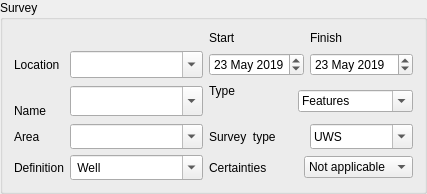
               <widget class="QgsCollapsibleGroupBox" name="groupBox">
                <property name="sizePolicy">
                 <sizepolicy hsizetype="Expanding" vsizetype="Expanding">
                  <horstretch>0</horstretch>
                  <verstretch>0</verstretch>
                 </sizepolicy>
                </property>
                <property name="title">
                 <string>Survey</string>
                </property>
                <property name="saveCollapsedState">
                 <bool>false</bool>
                </property>
                <property name="saveCheckedState">
                 <bool>true</bool>
                </property>
                <layout class="QGridLayout" name="gridLayout_6">
                 <item row="0" column="2" colspan="2">
                  <widget class="QLabel" name="label_32">
                   <property name="sizePolicy">
                    <sizepolicy hsizetype="Expanding" vsizetype="Preferred">
                     <horstretch>0</horstretch>
                     <verstretch>0</verstretch>
                    </sizepolicy>
                   </property>
                   <property name="text">
                    <string>Start</string>
                   </property>
                  </widget>
                 </item>
                 <item row="0" column="5">
                  <widget class="QLabel" name="label_33">
                   <property name="sizePolicy">
                    <sizepolicy hsizetype="Expanding" vsizetype="Preferred">
                     <horstretch>0</horstretch>
                     <verstretch>0</verstretch>
                    </sizepolicy>
                   </property>
                   <property name="text">
                    <string>Finish</string>
                   </property>
                  </widget>
                 </item>
                 <item row="1" column="0">
                  <widget class="QLabel" name="label">
                   <property name="sizePolicy">
                    <sizepolicy hsizetype="Expanding" vsizetype="Preferred">
                     <horstretch>0</horstretch>
                     <verstretch>0</verstretch>
                    </sizepolicy>
                   </property>
                   <property name="text">
                    <string>Location</string>
                   </property>
                  </widget>
                 </item>
                 <item row="1" column="1">
                  <widget class="QComboBox" name="comboBox_sito">
                   <property name="enabled">
                    <bool>true</bool>
                   </property>
                   <property name="sizePolicy">
                    <sizepolicy hsizetype="Expanding" vsizetype="Fixed">
                     <horstretch>0</horstretch>
                     <verstretch>0</verstretch>
                    </sizepolicy>
                   </property>
                   <property name="minimumSize">
                    <size>
                     <width>0</width>
                     <height>0</height>
                    </size>
                   </property>
                   <property name="maximumSize">
                    <size>
                     <width>16777215</width>
                     <height>30</height>
                    </size>
                   </property>
                   <property name="font">
                    <font>
                     <pointsize>12</pointsize>
                     <weight>75</weight>
                     <bold>true</bold>
                    </font>
                   </property>
                   <property name="mouseTracking">
                    <bool>true</bool>
                   </property>
                   <property name="whatsThis">
                    <string>&lt;html&gt;&lt;head/&gt;&lt;body&gt;&lt;p&gt;&lt;a href=&quot;https://www.youtube.com/watch?v=l1nVPHf_1wI&amp;t=50s&quot;&gt;&lt;span style=&quot; text-decoration: underline; color:#0000ff;&quot;&gt;Doc&lt;/span&gt;&lt;/a&gt;&lt;/p&gt;&lt;/body&gt;&lt;/html&gt;</string>
                   </property>
                   <property name="editable">
                    <bool>true</bool>
                   </property>
                   <property name="currentText">
                    <string/>
                   </property>
                   <property name="maxVisibleItems">
                    <number>99999</number>
                   </property>
                   <property name="maxCount">
                    <number>2147483647</number>
                   </property>
                  </widget>
                 </item>
                 <item row="1" column="2" colspan="3">
                  <widget class="QDateEdit" name="dateEdit">
                   <property name="sizePolicy">
                    <sizepolicy hsizetype="Expanding" vsizetype="Fixed">
                     <horstretch>0</horstretch>
                     <verstretch>0</verstretch>
                    </sizepolicy>
                   </property>
                   <property name="dateTime">
                    <datetime>
                     <hour>0</hour>
                     <minute>0</minute>
                     <second>0</second>
                     <year>2019</year>
                     <month>5</month>
                     <day>23</day>
                    </datetime>
                   </property>
                  </widget>
                 </item>
                 <item row="1" column="5">
                  <widget class="QDateEdit" name="dateEdit_3">
                   <property name="sizePolicy">
                    <sizepolicy hsizetype="Expanding" vsizetype="Fixed">
                     <horstretch>0</horstretch>
                     <verstretch>0</verstretch>
                    </sizepolicy>
                   </property>
                   <property name="dateTime">
                    <datetime>
                     <hour>0</hour>
                     <minute>0</minute>
                     <second>0</second>
                     <year>2019</year>
                     <month>5</month>
                     <day>23</day>
                    </datetime>
                   </property>
                  </widget>
                 </item>
                 <item row="2" column="1" rowspan="2">
                  <widget class="QComboBox" name="comboBox_location">
                   <property name="enabled">
                    <bool>true</bool>
                   </property>
                   <property name="sizePolicy">
                    <sizepolicy hsizetype="Expanding" vsizetype="Fixed">
                     <horstretch>0</horstretch>
                     <verstretch>0</verstretch>
                    </sizepolicy>
                   </property>
                   <property name="minimumSize">
                    <size>
                     <width>0</width>
                     <height>0</height>
                    </size>
                   </property>
                   <property name="maximumSize">
                    <size>
                     <width>16777215</width>
                     <height>30</height>
                    </size>
                   </property>
                   <property name="font">
                    <font>
                     <pointsize>12</pointsize>
                     <weight>75</weight>
                     <bold>true</bold>
                    </font>
                   </property>
                   <property name="mouseTracking">
                    <bool>true</bool>
                   </property>
                   <property name="whatsThis">
                    <string>&lt;html&gt;&lt;head/&gt;&lt;body&gt;&lt;p&gt;&lt;a href=&quot;https://www.youtube.com/watch?v=l1nVPHf_1wI&amp;t=50s&quot;&gt;&lt;span style=&quot; text-decoration: underline; color:#0000ff;&quot;&gt;Doc&lt;/span&gt;&lt;/a&gt;&lt;/p&gt;&lt;/body&gt;&lt;/html&gt;</string>
                   </property>
                   <property name="editable">
                    <bool>true</bool>
                   </property>
                   <property name="currentText">
                    <string/>
                   </property>
                   <property name="maxVisibleItems">
                    <number>99999</number>
                   </property>
                   <property name="maxCount">
                    <number>2147483647</number>
                   </property>
                  </widget>
                 </item>
                 <item row="2" column="2">
                  <widget class="QLabel" name="label_35">
                   <property name="sizePolicy">
                    <sizepolicy hsizetype="Expanding" vsizetype="Preferred">
                     <horstretch>0</horstretch>
                     <verstretch>0</verstretch>
                    </sizepolicy>
                   </property>
                   <property name="text">
                    <string>Type</string>
                   </property>
                  </widget>
                 </item>
                 <item row="2" column="3" rowspan="2" colspan="3">
                  <widget class="QComboBox" name="comboBox_type">
                   <property name="sizePolicy">
                    <sizepolicy hsizetype="Expanding" vsizetype="Fixed">
                     <horstretch>0</horstretch>
                     <verstretch>0</verstretch>
                    </sizepolicy>
                   </property>
                   <property name="editable">
                    <bool>true</bool>
                   </property>
                   <item>
                    <property name="text">
                     <string>Features</string>
                    </property>
                   </item>
                   <item>
                    <property name="text">
                     <string>Transect</string>
                    </property>
                   </item>
                  </widget>
                 </item>
                 <item row="3" column="0">
                  <widget class="QLabel" name="label_6">
                   <property name="sizePolicy">
                    <sizepolicy hsizetype="Expanding" vsizetype="Preferred">
                     <horstretch>0</horstretch>
                     <verstretch>0</verstretch>
                    </sizepolicy>
                   </property>
                   <property name="text">
                    <string>Name</string>
                   </property>
                  </widget>
                 </item>
                 <item row="4" column="0">
                  <widget class="QLabel" name="label_21">
                   <property name="sizePolicy">
                    <sizepolicy hsizetype="Expanding" vsizetype="Preferred">
                     <horstretch>0</horstretch>
                     <verstretch>0</verstretch>
                    </sizepolicy>
                   </property>
                   <property name="text">
                    <string>Area</string>
                   </property>
                  </widget>
                 </item>
                 <item row="4" column="1">
                  <widget class="QComboBox" name="comboBox_area">
                   <property name="enabled">
                    <bool>true</bool>
                   </property>
                   <property name="sizePolicy">
                    <sizepolicy hsizetype="Expanding" vsizetype="Fixed">
                     <horstretch>0</horstretch>
                     <verstretch>0</verstretch>
                    </sizepolicy>
                   </property>
                   <property name="minimumSize">
                    <size>
                     <width>0</width>
                     <height>0</height>
                    </size>
                   </property>
                   <property name="maximumSize">
                    <size>
                     <width>16777215</width>
                     <height>25</height>
                    </size>
                   </property>
                   <property name="font">
                    <font>
                     <pointsize>12</pointsize>
                     <weight>75</weight>
                     <bold>true</bold>
                    </font>
                   </property>
                   <property name="mouseTracking">
                    <bool>true</bool>
                   </property>
                   <property name="whatsThis">
                    <string>&lt;html&gt;&lt;head/&gt;&lt;body&gt;&lt;p&gt;&lt;a href=&quot;https://www.youtube.com/watch?v=l1nVPHf_1wI&amp;t=50s&quot;&gt;&lt;span style=&quot; text-decoration: underline; color:#0000ff;&quot;&gt;Doc&lt;/span&gt;&lt;/a&gt;&lt;/p&gt;&lt;/body&gt;&lt;/html&gt;</string>
                   </property>
                   <property name="editable">
                    <bool>true</bool>
                   </property>
                   <property name="currentText">
                    <string/>
                   </property>
                   <property name="maxVisibleItems">
                    <number>99999</number>
                   </property>
                   <property name="maxCount">
                    <number>2147483647</number>
                   </property>
                  </widget>
                 </item>
                 <item row="4" column="2" colspan="3">
                  <widget class="QLabel" name="label_26">
                   <property name="sizePolicy">
                    <sizepolicy hsizetype="Expanding" vsizetype="Preferred">
                     <horstretch>0</horstretch>
                     <verstretch>0</verstretch>
                    </sizepolicy>
                   </property>
                   <property name="text">
                    <string>Survey  type</string>
                   </property>
                  </widget>
                 </item>
                 <item row="4" column="5">
                  <widget class="QComboBox" name="comboBox_survey">
                   <property name="enabled">
                    <bool>true</bool>
                   </property>
                   <property name="sizePolicy">
                    <sizepolicy hsizetype="Expanding" vsizetype="Fixed">
                     <horstretch>0</horstretch>
                     <verstretch>0</verstretch>
                    </sizepolicy>
                   </property>
                   <property name="minimumSize">
                    <size>
                     <width>0</width>
                     <height>25</height>
                    </size>
                   </property>
                   <property name="maximumSize">
                    <size>
                     <width>16777215</width>
                     <height>25</height>
                    </size>
                   </property>
                   <property name="editable">
                    <bool>true</bool>
                   </property>
                   <item>
                    <property name="text">
                     <string>UWS</string>
                    </property>
                   </item>
                   <item>
                    <property name="text">
                     <string>TES</string>
                    </property>
                   </item>
                  </widget>
                 </item>
                 <item row="5" column="0">
                  <widget class="QLabel" name="label_18">
                   <property name="sizePolicy">
                    <sizepolicy hsizetype="Expanding" vsizetype="Preferred">
                     <horstretch>0</horstretch>
                     <verstretch>0</verstretch>
                    </sizepolicy>
                   </property>
                   <property name="text">
                    <string>Definition</string>
                   </property>
                  </widget>
                 </item>
                 <item row="5" column="1">
                  <widget class="QComboBox" name="comboBox_definizione_sito">
                   <property name="enabled">
                    <bool>true</bool>
                   </property>
                   <property name="sizePolicy">
                    <sizepolicy hsizetype="Expanding" vsizetype="Fixed">
                     <horstretch>0</horstretch>
                     <verstretch>0</verstretch>
                    </sizepolicy>
                   </property>
                   <property name="minimumSize">
                    <size>
                     <width>0</width>
                     <height>25</height>
                    </size>
                   </property>
                   <property name="maximumSize">
                    <size>
                     <width>16777215</width>
                     <height>25</height>
                    </size>
                   </property>
                   <property name="editable">
                    <bool>true</bool>
                   </property>
                   <item>
                    <property name="text">
                     <string> Well</string>
                    </property>
                   </item>
                   <item>
                    <property name="text">
                     <string>Aqueduct</string>
                    </property>
                   </item>
                   <item>
                    <property name="text">
                     <string>Barrage/Dam</string>
                    </property>
                   </item>
                   <item>
                    <property name="text">
                     <string>Basilica (Roman)</string>
                    </property>
                   </item>
                   <item>
                    <property name="text">
                     <string>Basin/Tank</string>
                    </property>
                   </item>
                   <item>
                    <property name="text">
                     <string>Bath-house</string>
                    </property>
                   </item>
                   <item>
                    <property name="text">
                     <string>Boundary/Barrier</string>
                    </property>
                   </item>
                   <item>
                    <property name="text">
                     <string>Bridge</string>
                    </property>
                   </item>
                   <item>
                    <property name="text">
                     <string>Building</string>
                    </property>
                   </item>
                   <item>
                    <property name="text">
                     <string>Building/Enclosure</string>
                    </property>
                   </item>
                   <item>
                    <property name="text">
                     <string>Burnt Area</string>
                    </property>
                   </item>
                   <item>
                    <property name="text">
                     <string>Camp (temporary)</string>
                    </property>
                   </item>
                   <item>
                    <property name="text">
                     <string>Canal</string>
                    </property>
                   </item>
                   <item>
                    <property name="text">
                     <string>New Item</string>
                    </property>
                   </item>
                   <item>
                    <property name="text">
                     <string>New Item</string>
                    </property>
                   </item>
                   <item>
                    <property name="text">
                     <string>New Item</string>
                    </property>
                   </item>
                   <item>
                    <property name="text">
                     <string>New Item</string>
                    </property>
                   </item>
                   <item>
                    <property name="text">
                     <string>New Item</string>
                    </property>
                   </item>
                   <item>
                    <property name="text">
                     <string>New Item</string>
                    </property>
                   </item>
                   <item>
                    <property name="text">
                     <string>New Item</string>
                    </property>
                   </item>
                   <item>
                    <property name="text">
                     <string>New Item</string>
                    </property>
                   </item>
                   <item>
                    <property name="text">
                     <string>New Item</string>
                    </property>
                   </item>
                   <item>
                    <property name="text">
                     <string>New Item</string>
                    </property>
                   </item>
                   <item>
                    <property name="text">
                     <string>New Item</string>
                    </property>
                   </item>
                   <item>
                    <property name="text">
                     <string>New Item</string>
                    </property>
                   </item>
                   <item>
                    <property name="text">
                     <string>New Item</string>
                    </property>
                   </item>
                   <item>
                    <property name="text">
                     <string>New Item</string>
                    </property>
                   </item>
                   <item>
                    <property name="text">
                     <string>New Item</string>
                    </property>
                   </item>
                   <item>
                    <property name="text">
                     <string>New Item</string>
                    </property>
                   </item>
                   <item>
                    <property name="text">
                     <string>New Item</string>
                    </property>
                   </item>
                   <item>
                    <property name="text">
                     <string>New Item</string>
                    </property>
                   </item>
                   <item>
                    <property name="text">
                     <string>New Item</string>
                    </property>
                   </item>
                   <item>
                    <property name="text">
                     <string>New Item</string>
                    </property>
                   </item>
                   <item>
                    <property name="text">
                     <string>New Item</string>
                    </property>
                   </item>
                   <item>
                    <property name="text">
                     <string>New Item</string>
                    </property>
                   </item>
                   <item>
                    <property name="text">
                     <string>New Item</string>
                    </property>
                   </item>
                   <item>
                    <property name="text">
                     <string>New Item</string>
                    </property>
                   </item>
                   <item>
                    <property name="text">
                     <string>New Item</string>
                    </property>
                   </item>
                   <item>
                    <property name="text">
                     <string>New Item</string>
                    </property>
                   </item>
                  </widget>
                 </item>
                 <item row="5" column="2" colspan="2">
                  <widget class="QLabel" name="label_47">
                   <property name="sizePolicy">
                    <sizepolicy hsizetype="Expanding" vsizetype="Preferred">
                     <horstretch>0</horstretch>
                     <verstretch>0</verstretch>
                    </sizepolicy>
                   </property>
                   <property name="text">
                    <string>Certainties</string>
                   </property>
                  </widget>
                 </item>
                 <item row="5" column="4" colspan="2">
                  <widget class="QComboBox" name="comboBox_3">
                   <property name="sizePolicy">
                    <sizepolicy hsizetype="Expanding" vsizetype="Fixed">
                     <horstretch>0</horstretch>
                     <verstretch>0</verstretch>
                    </sizepolicy>
                   </property>
                   <item>
                    <property name="text">
                     <string>Not applicable</string>
                    </property>
                   </item>
                   <item>
                    <property name="text">
                     <string>Negligible</string>
                    </property>
                   </item>
                   <item>
                    <property name="text">
                     <string>Low</string>
                    </property>
                   </item>
                   <item>
                    <property name="text">
                     <string>Medium</string>
                    </property>
                   </item>
                   <item>
                    <property name="text">
                     <string>Hight</string>
                    </property>
                   </item>
                   <item>
                    <property name="text">
                     <string>Definite</string>
                    </property>
                   </item>
                  </widget>
                 </item>
                </layout>
               </widget>
